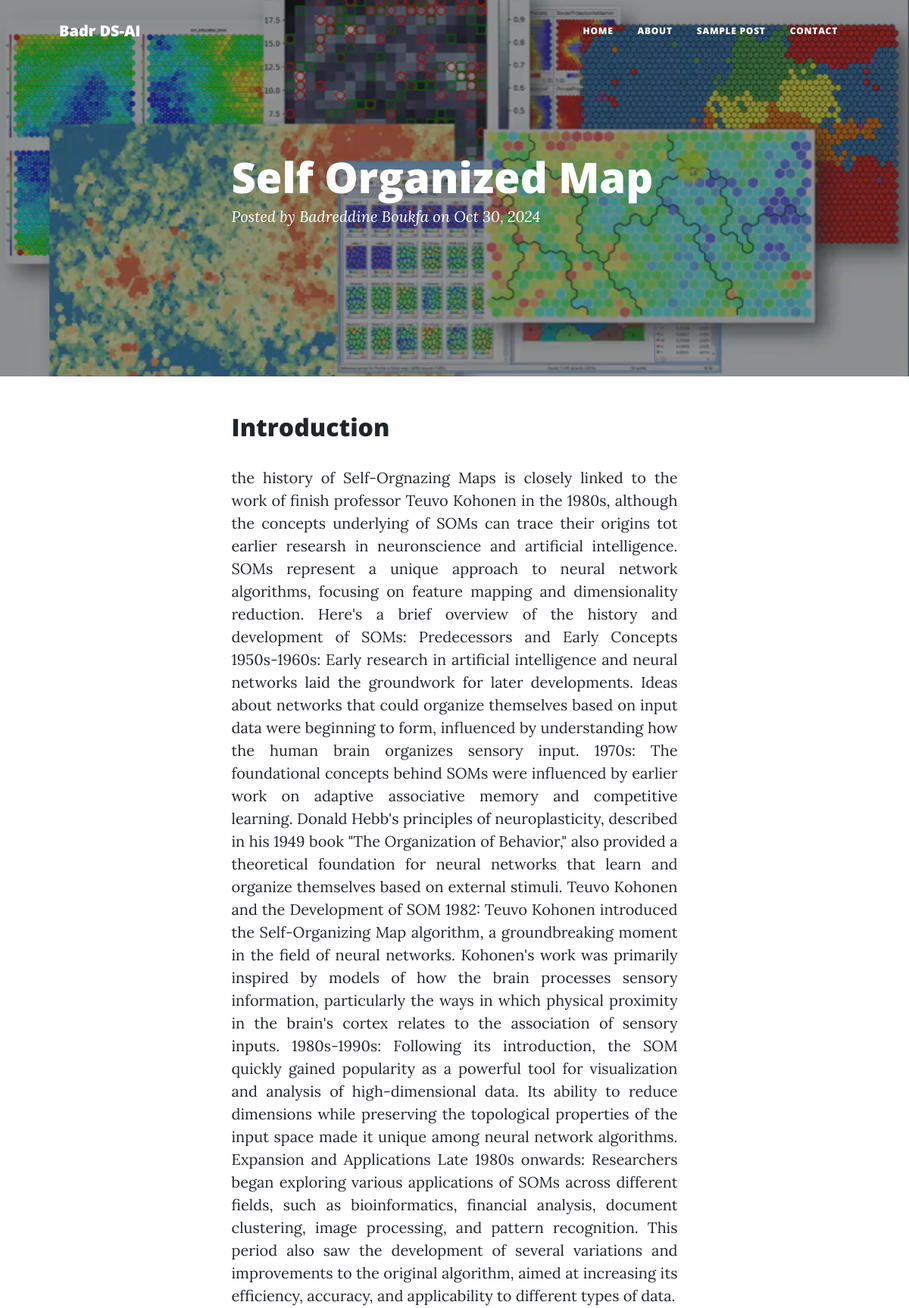
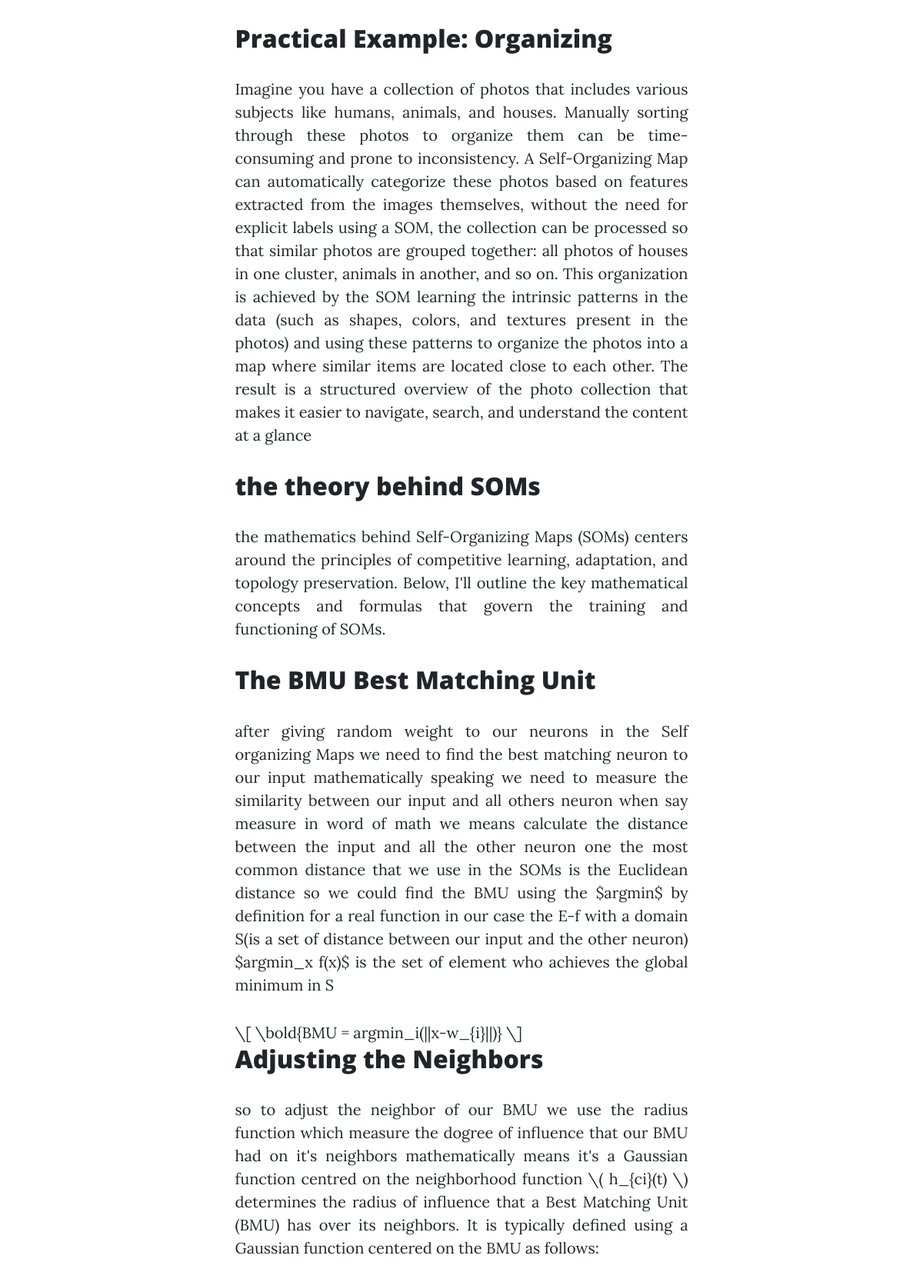
The page /blog_post_detail/16/ (upper part) on the database its author committed (2 pictures, top to bottom).
### blog/models.py (models this page shows, shortened)
class BlogPost(models.Model):
    title = models.CharField(max_length=255)
    author = models.CharField(max_length=255)
    publish_date = models.DateField(auto_now_add=True)
    read_time = models.IntegerField()
    tag = models.CharField(max_length=50)
    content = models.TextField(default="Default content")
    featured = models.BooleanField(default=False)

class BlogPostImage(models.Model):
    blog_post = models.ForeignKey(BlogPost, related_name='images', on_delete=models.CASCADE)
    image = models.ImageField(upload_to='blog_images/')
    alt_text = models.CharField(max_length=255, blank=True, null=True)

class BlogPostSection(models.Model):
    blog_post = models.ForeignKey(BlogPost, on_delete=models.CASCADE, related_name='sections')
    subtitle = models.CharField(max_length=255, blank=True, null=True)
    order = models.PositiveIntegerField(default=0)
    class Meta:
        ordering = ['order']

class ContentBlock(models.Model):
    CONTENT_TYPES = [
        ('text', 'Text'),
        ('math', 'Math'),
        ('code', 'Code'),
        ('image', 'Image'),
    ]
    section = models.ForeignKey(BlogPostSection, on_delete=models.CASCADE, related_name='content_blocks')
    content_type = models.CharField(max_length=10, choices=CONTENT_TYPES)
    content = models.TextField(blank=True, null=True, help_text="Enter text or LaTeX for math content.")
    code = models.TextField(blank=True, null=True, help_text="Enter code snippet if content type is code.")
    image = models.ImageField(upload_to='blog_images/', blank=True, null=True, help_text="Upload an image if content type is image.")
    image_title = models.CharField(max_length=255, blank=True, null=True, help_text="Optional title for the image.")
    image_url = models.URLField(blank=True, null=True, help_text="Enter URL for an external image if content type is image.")

### blog/views.py (the view)
# urls.py: path('blog_post_detail/<int:post_id>/', views.blog_post_detail, name='blog_post_detail'),
def blog_post_detail(request, post_id):
    post = get_object_or_404(BlogPost, id=post_id)
    return render(request, 'blog/blog_post_detail.html', {'post': post})

### templates/blog/blog_post_detail.html (shortened to what this page needs)
{% extends 'base.html' %}
{% block content %}
<header class="masthead" style="background-image: url('{% if post.images.first %}{{ post.images.first.image.url }}{% endif %}')">
    <div class="container position-relative px-4 px-lg-5">
        <div class="row gx-4 gx-lg-5 justify-content-center">
            <div class="col-md-10 col-lg-8 col-xl-7">
                <div class="post-heading">
                    <h1>{{ post.title }}</h1>
                    <span class="meta">Posted by {{ post.author }} on {{ post.publish_date|date:"M d, Y" }}</span>
                </div>
            </div>
        </div>
    </div>
</header>
<article class="mb-4">
    <div class="container px-4 px-lg-5">
        <div class="row gx-4 gx-lg-5 justify-content-center">
            <div class="col-md-10 col-lg-8 col-xl-7">
                {% for section in post.sections.all %}
                    <h2>{{ section.subtitle }}</h2>
                    {% for block in section.content_blocks.all %}
                        {% if block.content_type == 'text' %}
                            <p class="justify-text">{{ block.content }}</p>
                        {% elif block.content_type == 'math' %}
                            <div class="math-content">
                                \[
                                {{ block.content }}
                                \]
                            </div>
                        {% elif block.content_type == 'code' %}
                            <div class="code-section mt-4">
                                <h3>Code Snippet</h3>
                                <pre><code class="language-python">{{ block.code }}</code></pre>
                            </div>
                        {% endif %}
                    {% endfor %}
                {% endfor %}
            </div>
        </div>
    </div>
</article>
{% endblock %}

### templates/base.html (shortened to what this page needs)
<!DOCTYPE html>
{% load static %}
<html lang="en">
    <head>
        <link href="{% static 'css/styles.css' %}" rel="stylesheet" />
        <link href="https://cdnjs.cloudflare.com/ajax/libs/prism/1.25.0/themes/prism.min.css" rel="stylesheet" />
    </head>
    <body>
        {% include 'partials/navbar.html' %}
        {% block content %}
        {% endblock %}
    </body>
</html>

### templates/partials/navbar.html (shortened to what this page needs)
<nav class="navbar navbar-expand-lg navbar-light" id="mainNav">
    <div class="container px-4 px-lg-5">
        <a class="navbar-brand" href="{% url 'index' %}">Badr DS-AI</a>
        <div class="collapse navbar-collapse" id="navbarResponsive">
            <ul class="navbar-nav ms-auto py-4 py-lg-0">
                <li class="nav-item"><a class="nav-link px-lg-3 py-3 py-lg-4" href="{% url 'index' %}">Home</a></li>
                <li class="nav-item"><a class="nav-link px-lg-3 py-3 py-lg-4" href="{% url 'about' %}">About</a></li>
                <li class="nav-item"><a class="nav-link px-lg-3 py-3 py-lg-4" href="{% url 'post' %}">Sample Post</a></li>
                <li class="nav-item"><a class="nav-link px-lg-3 py-3 py-lg-4" href="{% url 'contact' %}">Contact</a></li>
            </ul>
        </div>
    </div>
</nav>

### templates/blog/blog_post_detail.html (style rules this page uses)
.justify-text { text-align: justify; }

### rows shown on the page
BlogPost: images.first.image (picture), title "Self Organized Map", author "Badreddine Boukfa", publish_date "Oct 30, 2024"
BlogPostSection: subtitle "Introduction"
ContentBlock: content "the history of Self-Orgnazing Maps is closely linked to the work of finish professor Teuvo Kohonen in the 1980s, although the concepts underlying of SOMs can trace their origins tot earlier researsh in neuronscience and artificial intelligence. SOMs represent a unique approach to neural network algorithms, focusing on feature mapping and dimensionality reduction. Here's a brief overview of the history and development of SOMs: Predecessors and Early Concepts 1950s-1960s: Early research in artificial intelligence and neural networks laid the groundwork for later developments. Ideas about networks that could organize themselves based on input data were beginning to form, influenced by…"
BlogPostSection: subtitle "Practical Example: Organizing"
ContentBlock: content "Imagine you have a collection of photos that includes various subjects like humans, animals, and houses. Manually sorting through these photos to organize them can be time-consuming and prone to inconsistency. A Self-Organizing Map can automatically categorize these photos based on features extracted from the images themselves, without the need for explicit labels using a SOM, the collection can be processed so that similar photos are grouped together: all photos of houses in one cluster, animals in another, and so on. This organization is achieved by the SOM learning the intrinsic patterns in the data (such as shapes, colors, and textures present in the photos) and using these patterns to…"
BlogPostSection: subtitle "the theory behind SOMs"
ContentBlock: content "the mathematics behind Self-Organizing Maps (SOMs) centers around the principles of competitive learning, adaptation, and topology preservation. Below, I'll outline the key mathematical concepts and formulas that govern the training and functioning of SOMs."
BlogPostSection: subtitle "The BMU Best Matching Unit"
ContentBlock: content "after giving random weight to our neurons in the Self organizing Maps we need to find the best matching neuron to our input mathematically speaking we need to measure the similarity between our input and all others neuron when say measure in word of math we means calculate the distance between the input and all the other neuron one the most common distance that we use in the SOMs is the Euclidean distance so we could find the BMU using the $argmin$ by definition for a real function in our case the E-f with a domain S(is a set of distance between our input and the other neuron) $argmin_x f(x)$ is the set of element who achieves the global minimum in S"
ContentBlock: content "\\bold{BMU = argmin_i(||x-w_{i}||)}"
BlogPostSection: subtitle "Adjusting the Neighbors"
ContentBlock: content "so to adjust the neighbor of our BMU we use the radius function which measure the dogree of influence that our BMU had on it's neighbors mathematically means it's a Gaussian function centred on the neighborhood function \\( h_{ci}(t) \\) determines the radius of influence that a Best Matching Unit (BMU) has over its neighbors. It is typically defined using a Gaussian function centered on the BMU as follows:"
